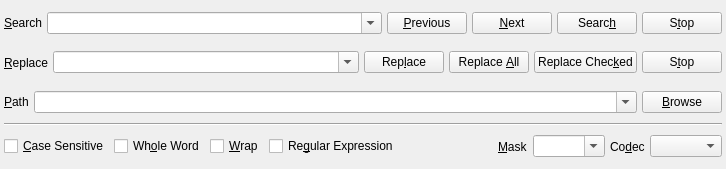
<?xml version="1.0" encoding="UTF-8"?>
<ui version="4.0">
 <class>SearchWidget</class>
 <widget class="QFrame" name="SearchWidget">
  <property name="geometry">
   <rect>
    <x>0</x>
    <y>0</y>
    <width>726</width>
    <height>169</height>
   </rect>
  </property>
  <property name="sizePolicy">
   <sizepolicy hsizetype="Preferred" vsizetype="Maximum">
    <horstretch>0</horstretch>
    <verstretch>0</verstretch>
   </sizepolicy>
  </property>
  <layout class="QVBoxLayout" name="vlMain">
   <property name="spacing">
    <number>2</number>
   </property>
   <property name="margin">
    <number>4</number>
   </property>
   <item>
    <widget class="QWidget" name="wSearch" native="true">
     <layout class="QHBoxLayout" name="hlSearch">
      <property name="spacing">
       <number>5</number>
      </property>
      <property name="margin">
       <number>0</number>
      </property>
      <item>
       <widget class="QLabel" name="lSearch">
        <property name="text">
         <string>&amp;Search</string>
        </property>
        <property name="buddy">
         <cstring>cbSearch</cstring>
        </property>
       </widget>
      </item>
      <item>
       <widget class="QComboBox" name="cbSearch">
        <property name="sizePolicy">
         <sizepolicy hsizetype="Expanding" vsizetype="Fixed">
          <horstretch>0</horstretch>
          <verstretch>0</verstretch>
         </sizepolicy>
        </property>
        <property name="editable">
         <bool>true</bool>
        </property>
       </widget>
      </item>
      <item>
       <widget class="QWidget" name="wSearchRight" native="true">
        <property name="sizePolicy">
         <sizepolicy hsizetype="Maximum" vsizetype="Preferred">
          <horstretch>0</horstretch>
          <verstretch>0</verstretch>
         </sizepolicy>
        </property>
        <layout class="QHBoxLayout" name="horizontalLayout">
         <property name="spacing">
          <number>5</number>
         </property>
         <property name="margin">
          <number>0</number>
         </property>
         <item>
          <widget class="QPushButton" name="pbPrevious">
           <property name="text">
            <string>&amp;Previous</string>
           </property>
           <property name="icon">
            <iconset>
             <normaloff>:/mksicons/previous.png</normaloff>:/mksicons/previous.png</iconset>
           </property>
          </widget>
         </item>
         <item>
          <widget class="QPushButton" name="pbNext">
           <property name="text">
            <string>&amp;Next</string>
           </property>
           <property name="icon">
            <iconset>
             <normaloff>:/mksicons/next.png</normaloff>:/mksicons/next.png</iconset>
           </property>
          </widget>
         </item>
         <item>
          <widget class="QPushButton" name="pbSearch">
           <property name="text">
            <string>Searc&amp;h</string>
           </property>
           <property name="icon">
            <iconset>
             <normaloff>:/mksicons/search.png</normaloff>:/mksicons/search.png</iconset>
           </property>
          </widget>
         </item>
         <item>
          <widget class="QPushButton" name="pbSearchStop">
           <property name="text">
            <string>S&amp;top</string>
           </property>
           <property name="icon">
            <iconset>
             <normaloff>:/mksicons/stop.png</normaloff>:/mksicons/stop.png</iconset>
           </property>
          </widget>
         </item>
        </layout>
       </widget>
      </item>
     </layout>
    </widget>
   </item>
   <item>
    <widget class="QWidget" name="wReplace" native="true">
     <layout class="QHBoxLayout" name="hlReplace">
      <property name="spacing">
       <number>5</number>
      </property>
      <property name="margin">
       <number>0</number>
      </property>
      <item>
       <widget class="QLabel" name="lReplace">
        <property name="text">
         <string>&amp;Replace</string>
        </property>
        <property name="buddy">
         <cstring>cbReplace</cstring>
        </property>
       </widget>
      </item>
      <item>
       <widget class="QComboBox" name="cbReplace">
        <property name="sizePolicy">
         <sizepolicy hsizetype="Expanding" vsizetype="Fixed">
          <horstretch>0</horstretch>
          <verstretch>0</verstretch>
         </sizepolicy>
        </property>
        <property name="editable">
         <bool>true</bool>
        </property>
       </widget>
      </item>
      <item>
       <widget class="QWidget" name="wReplaceRight" native="true">
        <property name="sizePolicy">
         <sizepolicy hsizetype="Maximum" vsizetype="Preferred">
          <horstretch>0</horstretch>
          <verstretch>0</verstretch>
         </sizepolicy>
        </property>
        <layout class="QHBoxLayout" name="horizontalLayout_2">
         <property name="spacing">
          <number>5</number>
         </property>
         <property name="margin">
          <number>0</number>
         </property>
         <item>
          <widget class="QPushButton" name="pbReplace">
           <property name="text">
            <string>Rep&amp;lace</string>
           </property>
           <property name="icon">
            <iconset>
             <normaloff>:/mksicons/replace.png</normaloff>:/mksicons/replace.png</iconset>
           </property>
          </widget>
         </item>
         <item>
          <widget class="QPushButton" name="pbReplaceAll">
           <property name="text">
            <string>Replace &amp;All</string>
           </property>
           <property name="icon">
            <iconset>
             <normaloff>:/mksicons/replace.png</normaloff>:/mksicons/replace.png</iconset>
           </property>
          </widget>
         </item>
         <item>
          <widget class="QPushButton" name="pbReplaceChecked">
           <property name="text">
            <string>Replace Chec&amp;ked</string>
           </property>
           <property name="icon">
            <iconset>
             <normaloff>:/mksicons/replace.png</normaloff>:/mksicons/replace.png</iconset>
           </property>
          </widget>
         </item>
         <item>
          <widget class="QPushButton" name="pbReplaceCheckedStop">
           <property name="text">
            <string>S&amp;top</string>
           </property>
           <property name="icon">
            <iconset>
             <normaloff>:/mksicons/stop.png</normaloff>:/mksicons/stop.png</iconset>
           </property>
          </widget>
         </item>
        </layout>
       </widget>
      </item>
     </layout>
    </widget>
   </item>
   <item>
    <widget class="QWidget" name="wPath" native="true">
     <layout class="QHBoxLayout" name="hlPath">
      <property name="spacing">
       <number>5</number>
      </property>
      <property name="margin">
       <number>0</number>
      </property>
      <item>
       <widget class="QLabel" name="lPath">
        <property name="text">
         <string>&amp;Path</string>
        </property>
        <property name="buddy">
         <cstring>cbPath</cstring>
        </property>
       </widget>
      </item>
      <item>
       <widget class="QComboBox" name="cbPath">
        <property name="sizePolicy">
         <sizepolicy hsizetype="Expanding" vsizetype="Fixed">
          <horstretch>0</horstretch>
          <verstretch>0</verstretch>
         </sizepolicy>
        </property>
        <property name="editable">
         <bool>true</bool>
        </property>
       </widget>
      </item>
      <item>
       <widget class="QWidget" name="wPathRight" native="true">
        <property name="sizePolicy">
         <sizepolicy hsizetype="Maximum" vsizetype="Preferred">
          <horstretch>0</horstretch>
          <verstretch>0</verstretch>
         </sizepolicy>
        </property>
        <layout class="QHBoxLayout" name="horizontalLayout_3">
         <property name="spacing">
          <number>5</number>
         </property>
         <property name="margin">
          <number>0</number>
         </property>
         <item>
          <widget class="QPushButton" name="pbBrowse">
           <property name="text">
            <string>&amp;Browse</string>
           </property>
           <property name="icon">
            <iconset>
             <normaloff>:/mksicons/folder.png</normaloff>:/mksicons/folder.png</iconset>
           </property>
          </widget>
         </item>
        </layout>
       </widget>
      </item>
     </layout>
    </widget>
   </item>
   <item>
    <widget class="Line" name="lSeparator">
     <property name="orientation">
      <enum>Qt::Horizontal</enum>
     </property>
    </widget>
   </item>
   <item>
    <widget class="QWidget" name="wOptions" native="true">
     <layout class="QHBoxLayout" name="hlOptions">
      <property name="spacing">
       <number>5</number>
      </property>
      <property name="margin">
       <number>0</number>
      </property>
      <item>
       <widget class="QCheckBox" name="cbCaseSensitive">
        <property name="text">
         <string>&amp;Case Sensitive</string>
        </property>
       </widget>
      </item>
      <item>
       <widget class="QCheckBox" name="cbWholeWord">
        <property name="text">
         <string>Wh&amp;ole Word</string>
        </property>
       </widget>
      </item>
      <item>
       <widget class="QCheckBox" name="cbWrap">
        <property name="text">
         <string>&amp;Wrap</string>
        </property>
       </widget>
      </item>
      <item>
       <widget class="QCheckBox" name="cbRegularExpression">
        <property name="text">
         <string>Re&amp;gular Expression</string>
        </property>
       </widget>
      </item>
      <item>
       <spacer name="horizontalSpacer_4">
        <property name="orientation">
         <enum>Qt::Horizontal</enum>
        </property>
        <property name="sizeType">
         <enum>QSizePolicy::MinimumExpanding</enum>
        </property>
        <property name="sizeHint" stdset="0">
         <size>
          <width>0</width>
          <height>0</height>
         </size>
        </property>
       </spacer>
      </item>
      <item>
       <widget class="QWidget" name="wMask" native="true">
        <property name="sizePolicy">
         <sizepolicy hsizetype="Expanding" vsizetype="Preferred">
          <horstretch>0</horstretch>
          <verstretch>0</verstretch>
         </sizepolicy>
        </property>
        <layout class="QHBoxLayout" name="horizontalLayout_4">
         <property name="spacing">
          <number>5</number>
         </property>
         <property name="margin">
          <number>0</number>
         </property>
         <item>
          <widget class="QLabel" name="lMask">
           <property name="sizePolicy">
            <sizepolicy hsizetype="Maximum" vsizetype="Preferred">
             <horstretch>0</horstretch>
             <verstretch>0</verstretch>
            </sizepolicy>
           </property>
           <property name="text">
            <string>&amp;Mask</string>
           </property>
           <property name="buddy">
            <cstring>cbMask</cstring>
           </property>
          </widget>
         </item>
         <item>
          <widget class="QComboBox" name="cbMask">
           <property name="editable">
            <bool>true</bool>
           </property>
          </widget>
         </item>
        </layout>
       </widget>
      </item>
      <item>
       <widget class="QWidget" name="wCodec" native="true">
        <layout class="QHBoxLayout" name="horizontalLayout_8">
         <property name="spacing">
          <number>5</number>
         </property>
         <property name="margin">
          <number>0</number>
         </property>
         <item>
          <widget class="QLabel" name="lCodec">
           <property name="sizePolicy">
            <sizepolicy hsizetype="Maximum" vsizetype="Preferred">
             <horstretch>0</horstretch>
             <verstretch>0</verstretch>
            </sizepolicy>
           </property>
           <property name="text">
            <string>Co&amp;dec</string>
           </property>
           <property name="buddy">
            <cstring>cbCodec</cstring>
           </property>
          </widget>
         </item>
         <item>
          <widget class="QComboBox" name="cbCodec"/>
         </item>
        </layout>
       </widget>
      </item>
     </layout>
    </widget>
   </item>
  </layout>
 </widget>
 <resources>
  <include location="resources/SearchAndReplace.qrc"/>
  <include location="../../../../monkey/src/resources/resources.qrc"/>
 </resources>
 <connections/>
</ui>
